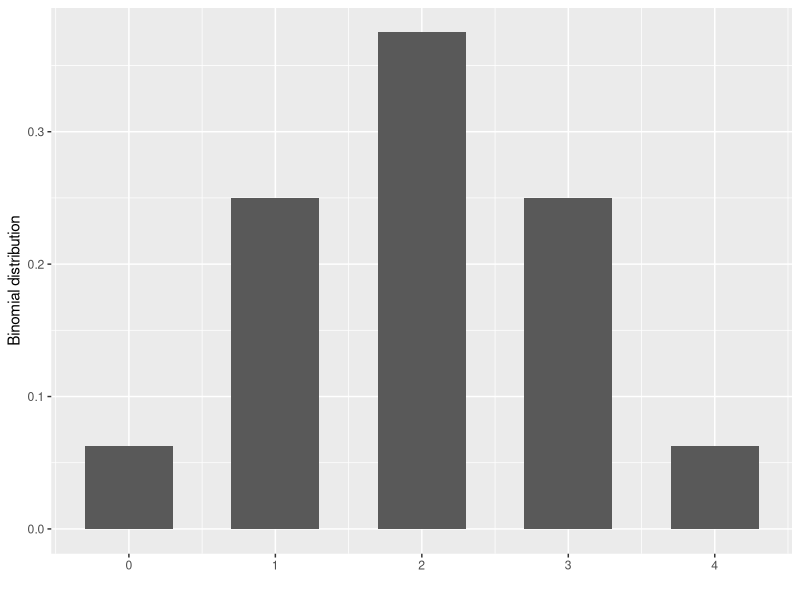

Generate this figure with R: (Note: this script raises an error after producing the figure.)
## ---- chunk 1
knitr::opts_chunk$set(echo = TRUE)
## ---- chunk 2
library(ggplot2)
x = 0:4
prob = dbinom(0:4, 4, prob = 0.5)
mydata = data.frame(x = x, prob = prob)
ggplot(data = mydata, aes(x = x, y = prob)) + 
  geom_bar(stat = "identity", width = 0.6) +
  xlab("") + ylab("Binomial distribution")
## ---- chunk 3
knitr::include_graphics("Week2_Review_Height.jpg")
## ---- chunk 4
library(ggplot2)
x = seq(from = -4, to = 4, by = 0.005)
y = dnorm(x)
my_norm = data.frame(x = x, y = y)
ggplot(data = my_norm, aes(x = x, y =y)) + geom_line(col = "blue") +
  xlab("z") + ylab(expression(f(z))) 
## ---- chunk 5
norm_value = dnorm(0.1, mean = 0, sd = 0.05)
norm_value
## ---- chunk 6
x = seq(from = -5, to = 10, by = 0.005)

# Standard Normal distribution with mu = 0, sigma = 1 
y1 = dnorm(x, mean = 0, sd = 1)

# Normal distribution with mu = -1.5, sigma = 0.5
y2 = dnorm(x, mean = -1.5, sd = 0.5)

# Normal distribution with mu = 4, sigma = 2
y3 = dnorm(x, mean = 4, sd = 2)

# Wrap these vectors into data frame for plotting
my_norm = data.frame(x = x, y1 = y1, y2 = y2, y3 = y3)

# Load library `ggplot2`
library(ggplot2)
ggplot(data = my_norm) + geom_line(aes(x = x, y = y1, col = "first")) + 
  geom_line(data = my_norm, aes(x = x, y = y2, col = "second")) +
  geom_line(data = my_norm, aes(x = x, y = y3, col = "third")) + 
  scale_color_manual(values = c("blue", "red", "black"),
                     labels = c(bquote(paste(mu, " = ", 0, ", ", sigma, " = ", 1)),
                                bquote(paste(mu, " = ", -1.5, ", ", sigma, " = ", 0.5)), 
                                bquote(paste(mu, " = ", 4, ", ", sigma, " = ", 2))),
                     name = "Normal Distributions") + 
  ylab("") + 
  theme_bw() +
  theme(legend.position = c(1, 1), legend.justification = c(1.2, 1.1))
## ---- chunk 7
library(ggplot2)
x = 0:4
y = dbinom(x, 4, 0.6)
xend = x
yend = rep(0, 5)
my_data = data.frame(x = x, y = y)
ggplot(data = my_data, aes(x = x, y = y)) + geom_point(col = "blue", size = 4) +
  geom_segment(aes(x = x, y = y, xend = xend, yend = yend), col = "blue", size = 1) +
  theme_bw() + xlab("k") + ylab("p(k)") + ggtitle("B(n = 4, p = 0.6)")
## ---- chunk 8
library(ggplot2)
library(gridExtra)
x<-seq(-0.5, 1.5, 0.0001)   
ytop1<-dnorm(0.2, 0.5, 0.3)
ytop2 = dnorm(0.3, 0.5, 0.3)
ytop3 = dnorm(0.7, 0.5, 0.3)
MyDF<-data.frame(x=x,y=dnorm(x,0.5, 0.3))
p = qplot(x = MyDF$x, y = MyDF$y, geom = "line", col = I("blue"))
shade1 = rbind(c(MyDF$x[1], 0), subset(MyDF, x < 0.2),  c(0.2, 0))
shade2 = rbind(c(0.3, 0), subset(MyDF, x > 0.3 & x < 0.7), 
                 c(0.7, 0))
plot1 = p + geom_segment(aes(x = 0.2, y = 0, xend = 0.2, yend = ytop1), color = "dodgerblue3") + 
  geom_polygon(data = shade1, aes(x, y), fill = "dodgerblue3") + theme_bw() + 
  xlab("x") +
  ylab("f(x)") +
  ggtitle(expression(paste(N(0.5, 0.3^2), " ", "(x < 0.2)")))

plot2 = p + 
  geom_segment(aes(x = 0.3, y = 0, xend = 0.3, yend = ytop2), color = "dodgerblue3") +
  geom_segment(aes(x = 0.7, y = 0, xend = 0.7, yend = ytop3), color = "dodgerblue3") +
  geom_polygon(data = shade2, aes(x, y), fill = "dodgerblue3") + theme_bw() +
  xlab("x") + 
  ylab("f(x)") +
  ggtitle(expression(paste(N(0.5, 0.3^2), " (0.3<", x,  "<", 0.7, ")")))
grid.arrange(plot1, plot2, ncol = 2)
## ---- chunk 9
pi
## ---- chunk 10
cdf_neg1 = pnorm(-1, mean = 0, sd = 1, lower.tail = TRUE)
cdf_neg1
## ---- chunk 11
cdf_pos1 = pnorm(1, mean = 0, sd = 1, lower.tail = TRUE)
cdf_pos1
## ---- chunk 12
res = cdf_pos1 - cdf_neg1
cdf_pos1 - cdf_neg1
## ---- chunk 13
# gamma(4) = (4-1)! = 3*2*1 = 6
gamma(4)
## ---- chunk 14
# Poisson `Pois(k = 1, lambda = 2)`
dpois(1, lambda = 2)

# Beta `Beta(x = 0.5, alpha = 2, beta = 3)`
dbeta(0.5, shape1 = 2, shape2 = 3)

# Gamma `Gamma(x = 1, k = 2, theta = 3)`
dgamma(1, shape = 2, scale = 3)

# Gamma `Gamma(x = 1, alpha = 2, beta = 3)
dgamma(1, shape = 2, rate = 3)
